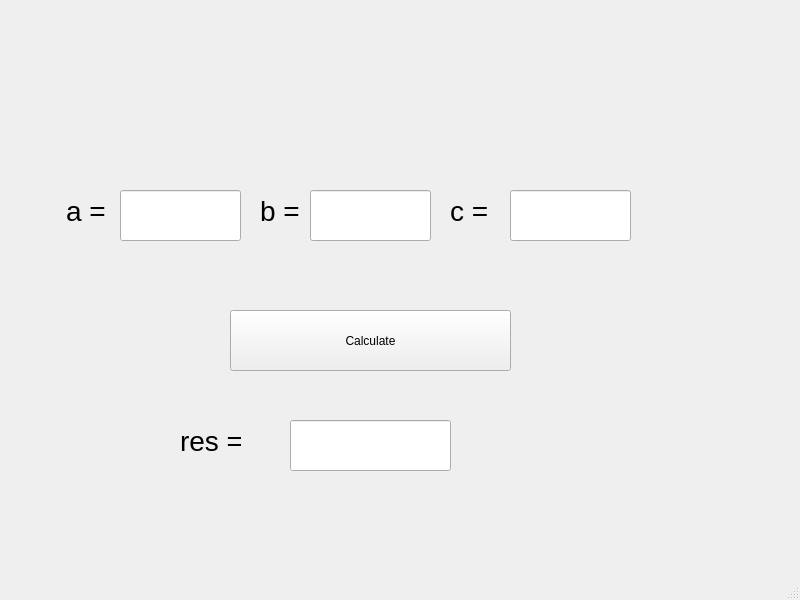
<?xml version="1.0" encoding="UTF-8"?>
<ui version="4.0">
 <class>MainWindow</class>
 <widget class="QMainWindow" name="MainWindow">
  <property name="geometry">
   <rect>
    <x>0</x>
    <y>0</y>
    <width>800</width>
    <height>600</height>
   </rect>
  </property>
  <property name="windowTitle">
   <string>MainWindow</string>
  </property>
  <widget class="QWidget" name="centralwidget">
   <widget class="QPushButton" name="calcButton">
    <property name="geometry">
     <rect>
      <x>230</x>
      <y>310</y>
      <width>281</width>
      <height>61</height>
     </rect>
    </property>
    <property name="text">
     <string>Calculate</string>
    </property>
   </widget>
   <widget class="QLabel" name="label_a">
    <property name="geometry">
     <rect>
      <x>66</x>
      <y>190</y>
      <width>61</width>
      <height>41</height>
     </rect>
    </property>
    <property name="font">
     <font>
      <pointsize>21</pointsize>
     </font>
    </property>
    <property name="text">
     <string>a = </string>
    </property>
   </widget>
   <widget class="QLabel" name="label_b">
    <property name="geometry">
     <rect>
      <x>260</x>
      <y>190</y>
      <width>61</width>
      <height>41</height>
     </rect>
    </property>
    <property name="font">
     <font>
      <pointsize>21</pointsize>
     </font>
    </property>
    <property name="text">
     <string>b =</string>
    </property>
   </widget>
   <widget class="QLabel" name="label_c">
    <property name="geometry">
     <rect>
      <x>450</x>
      <y>190</y>
      <width>61</width>
      <height>41</height>
     </rect>
    </property>
    <property name="font">
     <font>
      <pointsize>21</pointsize>
     </font>
    </property>
    <property name="text">
     <string>c = </string>
    </property>
   </widget>
   <widget class="QLabel" name="label_res">
    <property name="geometry">
     <rect>
      <x>180</x>
      <y>420</y>
      <width>61</width>
      <height>41</height>
     </rect>
    </property>
    <property name="font">
     <font>
      <pointsize>21</pointsize>
     </font>
    </property>
    <property name="text">
     <string>res =</string>
    </property>
   </widget>
   <widget class="QLineEdit" name="resLine">
    <property name="geometry">
     <rect>
      <x>290</x>
      <y>420</y>
      <width>161</width>
      <height>51</height>
     </rect>
    </property>
   </widget>
   <widget class="QLineEdit" name="aLine">
    <property name="geometry">
     <rect>
      <x>120</x>
      <y>190</y>
      <width>121</width>
      <height>51</height>
     </rect>
    </property>
   </widget>
   <widget class="QLineEdit" name="bLine">
    <property name="geometry">
     <rect>
      <x>310</x>
      <y>190</y>
      <width>121</width>
      <height>51</height>
     </rect>
    </property>
   </widget>
   <widget class="QLineEdit" name="cLine">
    <property name="geometry">
     <rect>
      <x>510</x>
      <y>190</y>
      <width>121</width>
      <height>51</height>
     </rect>
    </property>
   </widget>
  </widget>
  <widget class="QMenuBar" name="menubar">
   <property name="geometry">
    <rect>
     <x>0</x>
     <y>0</y>
     <width>800</width>
     <height>20</height>
    </rect>
   </property>
  </widget>
  <widget class="QStatusBar" name="statusbar"/>
 </widget>
 <resources/>
 <connections/>
</ui>
